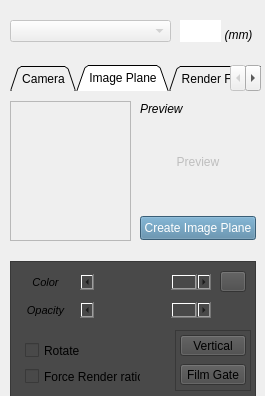
<?xml version="1.0" encoding="UTF-8"?>
<ui version="4.0">
 <class>MayaFramingHelper</class>
 <widget class="QMainWindow" name="MayaFramingHelper">
  <property name="enabled">
   <bool>true</bool>
  </property>
  <property name="geometry">
   <rect>
    <x>0</x>
    <y>0</y>
    <width>265</width>
    <height>396</height>
   </rect>
  </property>
  <property name="sizePolicy">
   <sizepolicy hsizetype="Fixed" vsizetype="Fixed">
    <horstretch>0</horstretch>
    <verstretch>0</verstretch>
   </sizepolicy>
  </property>
  <property name="windowTitle">
   <string>Framing Helper</string>
  </property>
  <property name="toolButtonStyle">
   <enum>Qt::ToolButtonIconOnly</enum>
  </property>
  <property name="dockOptions">
   <set>QMainWindow::AllowNestedDocks|QMainWindow::AllowTabbedDocks|QMainWindow::AnimatedDocks</set>
  </property>
  <property name="unifiedTitleAndToolBarOnMac">
   <bool>false</bool>
  </property>
  <widget class="QWidget" name="centralwidget">
   <property name="sizePolicy">
    <sizepolicy hsizetype="Fixed" vsizetype="Fixed">
     <horstretch>0</horstretch>
     <verstretch>0</verstretch>
    </sizepolicy>
   </property>
   <property name="font">
    <font>
     <weight>50</weight>
     <bold>false</bold>
    </font>
   </property>
   <property name="autoFillBackground">
    <bool>true</bool>
   </property>
   <widget class="QComboBox" name="listCam">
    <property name="enabled">
     <bool>false</bool>
    </property>
    <property name="geometry">
     <rect>
      <x>10</x>
      <y>20</y>
      <width>161</width>
      <height>22</height>
     </rect>
    </property>
    <property name="font">
     <font>
      <pointsize>9</pointsize>
      <weight>75</weight>
      <bold>true</bold>
     </font>
    </property>
    <property name="toolTip">
     <string>Choose the camera you want to edit</string>
    </property>
    <property name="layoutDirection">
     <enum>Qt::LeftToRight</enum>
    </property>
    <property name="currentIndex">
     <number>-1</number>
    </property>
    <property name="sizeAdjustPolicy">
     <enum>QComboBox::AdjustToMinimumContentsLength</enum>
    </property>
    <property name="frame">
     <bool>true</bool>
    </property>
   </widget>
   <widget class="QTabWidget" name="tabWidget">
    <property name="enabled">
     <bool>true</bool>
    </property>
    <property name="geometry">
     <rect>
      <x>10</x>
      <y>65</y>
      <width>251</width>
      <height>331</height>
     </rect>
    </property>
    <property name="sizePolicy">
     <sizepolicy hsizetype="Preferred" vsizetype="Preferred">
      <horstretch>0</horstretch>
      <verstretch>0</verstretch>
     </sizepolicy>
    </property>
    <property name="tabPosition">
     <enum>QTabWidget::North</enum>
    </property>
    <property name="tabShape">
     <enum>QTabWidget::Triangular</enum>
    </property>
    <property name="currentIndex">
     <number>1</number>
    </property>
    <property name="iconSize">
     <size>
      <width>18</width>
      <height>18</height>
     </size>
    </property>
    <property name="elideMode">
     <enum>Qt::ElideNone</enum>
    </property>
    <property name="documentMode">
     <bool>true</bool>
    </property>
    <widget class="QWidget" name="tab">
     <attribute name="title">
      <string>Camera</string>
     </attribute>
     <widget class="QFrame" name="frame_3">
      <property name="geometry">
       <rect>
        <x>0</x>
        <y>138</y>
        <width>246</width>
        <height>101</height>
       </rect>
      </property>
      <property name="autoFillBackground">
       <bool>false</bool>
      </property>
      <property name="styleSheet">
       <string notr="true">background-color: rgb(73, 73, 73);</string>
      </property>
      <property name="frameShape">
       <enum>QFrame::StyledPanel</enum>
      </property>
      <property name="frameShadow">
       <enum>QFrame::Raised</enum>
      </property>
      <widget class="QWidget" name="layoutWidget">
       <property name="geometry">
        <rect>
         <x>13</x>
         <y>37</y>
         <width>221</width>
         <height>61</height>
        </rect>
       </property>
       <layout class="QGridLayout" name="gridLayout_2">
        <property name="sizeConstraint">
         <enum>QLayout::SetMinAndMaxSize</enum>
        </property>
        <property name="horizontalSpacing">
         <number>6</number>
        </property>
        <property name="verticalSpacing">
         <number>8</number>
        </property>
        <item row="0" column="0">
         <widget class="QPushButton" name="pushButton12">
          <property name="enabled">
           <bool>true</bool>
          </property>
          <property name="minimumSize">
           <size>
            <width>39</width>
            <height>19</height>
           </size>
          </property>
          <property name="font">
           <font>
            <pointsize>7</pointsize>
            <weight>75</weight>
            <bold>true</bold>
            <underline>false</underline>
            <strikeout>false</strikeout>
           </font>
          </property>
          <property name="autoFillBackground">
           <bool>false</bool>
          </property>
          <property name="styleSheet">
           <string notr="true">background-color: rgb(55, 55, 55);</string>
          </property>
          <property name="text">
           <string>12</string>
          </property>
          <property name="flat">
           <bool>false</bool>
          </property>
         </widget>
        </item>
        <item row="0" column="1">
         <widget class="QPushButton" name="pushButton24">
          <property name="enabled">
           <bool>true</bool>
          </property>
          <property name="minimumSize">
           <size>
            <width>39</width>
            <height>19</height>
           </size>
          </property>
          <property name="font">
           <font>
            <pointsize>7</pointsize>
            <weight>75</weight>
            <bold>true</bold>
           </font>
          </property>
          <property name="autoFillBackground">
           <bool>false</bool>
          </property>
          <property name="styleSheet">
           <string notr="true">background-color: rgb(55, 55, 55);</string>
          </property>
          <property name="text">
           <string>24</string>
          </property>
          <property name="flat">
           <bool>false</bool>
          </property>
         </widget>
        </item>
        <item row="0" column="2">
         <widget class="QPushButton" name="pushButton35">
          <property name="enabled">
           <bool>true</bool>
          </property>
          <property name="minimumSize">
           <size>
            <width>39</width>
            <height>19</height>
           </size>
          </property>
          <property name="font">
           <font>
            <pointsize>7</pointsize>
            <weight>75</weight>
            <bold>true</bold>
           </font>
          </property>
          <property name="autoFillBackground">
           <bool>false</bool>
          </property>
          <property name="styleSheet">
           <string notr="true">background-color: rgb(55, 55, 55);</string>
          </property>
          <property name="text">
           <string>35</string>
          </property>
          <property name="flat">
           <bool>false</bool>
          </property>
         </widget>
        </item>
        <item row="0" column="4">
         <widget class="QPushButton" name="pushButton85">
          <property name="enabled">
           <bool>true</bool>
          </property>
          <property name="minimumSize">
           <size>
            <width>39</width>
            <height>19</height>
           </size>
          </property>
          <property name="font">
           <font>
            <pointsize>7</pointsize>
            <weight>75</weight>
            <bold>true</bold>
           </font>
          </property>
          <property name="autoFillBackground">
           <bool>false</bool>
          </property>
          <property name="styleSheet">
           <string>background-color: rgb(55, 55, 55);</string>
          </property>
          <property name="text">
           <string>85</string>
          </property>
          <property name="flat">
           <bool>false</bool>
          </property>
         </widget>
        </item>
        <item row="0" column="3">
         <widget class="QPushButton" name="pushButton50">
          <property name="enabled">
           <bool>true</bool>
          </property>
          <property name="minimumSize">
           <size>
            <width>39</width>
            <height>19</height>
           </size>
          </property>
          <property name="font">
           <font>
            <pointsize>7</pointsize>
            <weight>75</weight>
            <bold>true</bold>
           </font>
          </property>
          <property name="autoFillBackground">
           <bool>false</bool>
          </property>
          <property name="styleSheet">
           <string notr="true">background-color: rgb(55, 55, 55);</string>
          </property>
          <property name="text">
           <string>50</string>
          </property>
          <property name="flat">
           <bool>false</bool>
          </property>
         </widget>
        </item>
        <item row="1" column="1">
         <widget class="QPushButton" name="pushButton135">
          <property name="enabled">
           <bool>true</bool>
          </property>
          <property name="minimumSize">
           <size>
            <width>39</width>
            <height>19</height>
           </size>
          </property>
          <property name="font">
           <font>
            <pointsize>7</pointsize>
            <weight>75</weight>
            <bold>true</bold>
           </font>
          </property>
          <property name="autoFillBackground">
           <bool>false</bool>
          </property>
          <property name="styleSheet">
           <string notr="true">background-color: rgb(55, 55, 55);</string>
          </property>
          <property name="text">
           <string>135</string>
          </property>
          <property name="flat">
           <bool>false</bool>
          </property>
         </widget>
        </item>
        <item row="1" column="0">
         <widget class="QPushButton" name="pushButton100">
          <property name="enabled">
           <bool>true</bool>
          </property>
          <property name="minimumSize">
           <size>
            <width>39</width>
            <height>19</height>
           </size>
          </property>
          <property name="font">
           <font>
            <pointsize>7</pointsize>
            <weight>75</weight>
            <bold>true</bold>
           </font>
          </property>
          <property name="autoFillBackground">
           <bool>false</bool>
          </property>
          <property name="styleSheet">
           <string notr="true">background-color: rgb(55, 55, 55);</string>
          </property>
          <property name="text">
           <string>100</string>
          </property>
          <property name="flat">
           <bool>false</bool>
          </property>
         </widget>
        </item>
        <item row="1" column="2">
         <widget class="QPushButton" name="pushButton150">
          <property name="enabled">
           <bool>true</bool>
          </property>
          <property name="minimumSize">
           <size>
            <width>39</width>
            <height>19</height>
           </size>
          </property>
          <property name="font">
           <font>
            <pointsize>7</pointsize>
            <weight>75</weight>
            <bold>true</bold>
           </font>
          </property>
          <property name="autoFillBackground">
           <bool>false</bool>
          </property>
          <property name="styleSheet">
           <string notr="true">background-color: rgb(55, 55, 55);</string>
          </property>
          <property name="text">
           <string>150</string>
          </property>
          <property name="flat">
           <bool>false</bool>
          </property>
         </widget>
        </item>
        <item row="1" column="3">
         <widget class="QPushButton" name="pushButton175">
          <property name="enabled">
           <bool>true</bool>
          </property>
          <property name="minimumSize">
           <size>
            <width>39</width>
            <height>19</height>
           </size>
          </property>
          <property name="font">
           <font>
            <pointsize>7</pointsize>
            <weight>75</weight>
            <bold>true</bold>
           </font>
          </property>
          <property name="autoFillBackground">
           <bool>false</bool>
          </property>
          <property name="styleSheet">
           <string notr="true">background-color: rgb(55, 55, 55);</string>
          </property>
          <property name="text">
           <string>175</string>
          </property>
          <property name="flat">
           <bool>false</bool>
          </property>
         </widget>
        </item>
        <item row="1" column="4">
         <widget class="QPushButton" name="pushButton200">
          <property name="enabled">
           <bool>true</bool>
          </property>
          <property name="minimumSize">
           <size>
            <width>39</width>
            <height>19</height>
           </size>
          </property>
          <property name="font">
           <font>
            <pointsize>7</pointsize>
            <weight>75</weight>
            <bold>true</bold>
           </font>
          </property>
          <property name="autoFillBackground">
           <bool>false</bool>
          </property>
          <property name="styleSheet">
           <string notr="true">background-color: rgb(55, 55, 55);</string>
          </property>
          <property name="text">
           <string>200</string>
          </property>
          <property name="flat">
           <bool>false</bool>
          </property>
         </widget>
        </item>
       </layout>
      </widget>
      <widget class="QLabel" name="overscan_3">
       <property name="geometry">
        <rect>
         <x>12</x>
         <y>6</y>
         <width>116</width>
         <height>16</height>
        </rect>
       </property>
       <property name="font">
        <font>
         <pointsize>9</pointsize>
         <weight>50</weight>
         <italic>true</italic>
         <bold>false</bold>
        </font>
       </property>
       <property name="text">
        <string>Focal Presets (mm)</string>
       </property>
       <property name="alignment">
        <set>Qt::AlignLeading|Qt::AlignLeft|Qt::AlignVCenter</set>
       </property>
      </widget>
     </widget>
     <widget class="QFrame" name="frame_2">
      <property name="geometry">
       <rect>
        <x>0</x>
        <y>250</y>
        <width>246</width>
        <height>56</height>
       </rect>
      </property>
      <property name="styleSheet">
       <string notr="true">background-color: rgb(73, 73, 73);</string>
      </property>
      <property name="frameShape">
       <enum>QFrame::StyledPanel</enum>
      </property>
      <property name="frameShadow">
       <enum>QFrame::Raised</enum>
      </property>
      <widget class="QScrollBar" name="overScan">
       <property name="geometry">
        <rect>
         <x>10</x>
         <y>30</y>
         <width>226</width>
         <height>16</height>
        </rect>
       </property>
       <property name="sizePolicy">
        <sizepolicy hsizetype="Minimum" vsizetype="Minimum">
         <horstretch>0</horstretch>
         <verstretch>0</verstretch>
        </sizepolicy>
       </property>
       <property name="autoFillBackground">
        <bool>false</bool>
       </property>
       <property name="minimum">
        <number>-99</number>
       </property>
       <property name="orientation">
        <enum>Qt::Horizontal</enum>
       </property>
       <property name="invertedAppearance">
        <bool>false</bool>
       </property>
       <property name="invertedControls">
        <bool>true</bool>
       </property>
      </widget>
      <widget class="QLabel" name="overscan">
       <property name="geometry">
        <rect>
         <x>12</x>
         <y>6</y>
         <width>51</width>
         <height>16</height>
        </rect>
       </property>
       <property name="font">
        <font>
         <pointsize>9</pointsize>
         <weight>50</weight>
         <italic>true</italic>
         <bold>false</bold>
        </font>
       </property>
       <property name="text">
        <string>Overscan</string>
       </property>
       <property name="alignment">
        <set>Qt::AlignLeading|Qt::AlignLeft|Qt::AlignVCenter</set>
       </property>
      </widget>
      <widget class="QCheckBox" name="showFrustum">
       <property name="enabled">
        <bool>true</bool>
       </property>
       <property name="geometry">
        <rect>
         <x>174</x>
         <y>5</y>
         <width>71</width>
         <height>20</height>
        </rect>
       </property>
       <property name="font">
        <font>
         <pointsize>9</pointsize>
         <weight>50</weight>
         <bold>false</bold>
        </font>
       </property>
       <property name="text">
        <string>Frustum</string>
       </property>
       <property name="checked">
        <bool>false</bool>
       </property>
      </widget>
     </widget>
     <widget class="QFrame" name="frame">
      <property name="geometry">
       <rect>
        <x>0</x>
        <y>10</y>
        <width>246</width>
        <height>116</height>
       </rect>
      </property>
      <property name="styleSheet">
       <string notr="true">background-color: rgb(73, 73, 73);</string>
      </property>
      <property name="frameShape">
       <enum>QFrame::StyledPanel</enum>
      </property>
      <property name="frameShadow">
       <enum>QFrame::Raised</enum>
      </property>
      <widget class="QPushButton" name="showManip">
       <property name="enabled">
        <bool>false</bool>
       </property>
       <property name="geometry">
        <rect>
         <x>98</x>
         <y>60</y>
         <width>51</width>
         <height>21</height>
        </rect>
       </property>
       <property name="font">
        <font>
         <weight>75</weight>
         <bold>true</bold>
        </font>
       </property>
       <property name="toolTip">
        <string>Display the distance target, you should place it where you want the dolly effect should occur.</string>
       </property>
       <property name="styleSheet">
        <string notr="true">color: rgb(81, 132, 165);</string>
       </property>
       <property name="text">
        <string>Target</string>
       </property>
       <property name="checkable">
        <bool>true</bool>
       </property>
       <property name="checked">
        <bool>false</bool>
       </property>
       <property name="autoDefault">
        <bool>false</bool>
       </property>
       <property name="flat">
        <bool>false</bool>
       </property>
      </widget>
      <widget class="QScrollBar" name="focalLength">
       <property name="geometry">
        <rect>
         <x>12</x>
         <y>32</y>
         <width>221</width>
         <height>16</height>
        </rect>
       </property>
       <property name="maximumSize">
        <size>
         <width>16777215</width>
         <height>16</height>
        </size>
       </property>
       <property name="font">
        <font>
         <weight>50</weight>
         <bold>false</bold>
         <strikeout>false</strikeout>
         <kerning>false</kerning>
        </font>
       </property>
       <property name="focusPolicy">
        <enum>Qt::WheelFocus</enum>
       </property>
       <property name="minimum">
        <number>8</number>
       </property>
       <property name="maximum">
        <number>250</number>
       </property>
       <property name="pageStep">
        <number>1</number>
       </property>
       <property name="value">
        <number>35</number>
       </property>
       <property name="orientation">
        <enum>Qt::Horizontal</enum>
       </property>
       <property name="invertedAppearance">
        <bool>false</bool>
       </property>
       <property name="invertedControls">
        <bool>true</bool>
       </property>
      </widget>
      <widget class="QCheckBox" name="dollyZoomCheckBox">
       <property name="enabled">
        <bool>true</bool>
       </property>
       <property name="geometry">
        <rect>
         <x>12</x>
         <y>60</y>
         <width>91</width>
         <height>20</height>
        </rect>
       </property>
       <property name="font">
        <font>
         <pointsize>9</pointsize>
         <weight>50</weight>
         <bold>false</bold>
        </font>
       </property>
       <property name="layoutDirection">
        <enum>Qt::LeftToRight</enum>
       </property>
       <property name="text">
        <string>Dolly Zoom</string>
       </property>
       <property name="checked">
        <bool>false</bool>
       </property>
      </widget>
      <widget class="QLabel" name="overscan_4">
       <property name="geometry">
        <rect>
         <x>12</x>
         <y>6</y>
         <width>116</width>
         <height>16</height>
        </rect>
       </property>
       <property name="font">
        <font>
         <pointsize>9</pointsize>
         <weight>50</weight>
         <italic>true</italic>
         <bold>false</bold>
        </font>
       </property>
       <property name="text">
        <string>Focal (mm)</string>
       </property>
       <property name="alignment">
        <set>Qt::AlignLeading|Qt::AlignLeft|Qt::AlignVCenter</set>
       </property>
      </widget>
      <widget class="QCheckBox" name="tumbleTool">
       <property name="enabled">
        <bool>true</bool>
       </property>
       <property name="geometry">
        <rect>
         <x>12</x>
         <y>85</y>
         <width>61</width>
         <height>20</height>
        </rect>
       </property>
       <property name="font">
        <font>
         <pointsize>9</pointsize>
         <weight>50</weight>
         <bold>false</bold>
        </font>
       </property>
       <property name="toolTip">
        <string>The camera will orbit around the vertex/face where you the mouse pointer is.</string>
       </property>
       <property name="layoutDirection">
        <enum>Qt::LeftToRight</enum>
       </property>
       <property name="text">
        <string>Tumble</string>
       </property>
       <property name="checked">
        <bool>false</bool>
       </property>
      </widget>
      <zorder>focalLength</zorder>
      <zorder>dollyZoomCheckBox</zorder>
      <zorder>showManip</zorder>
      <zorder>overscan_4</zorder>
      <zorder>tumbleTool</zorder>
     </widget>
    </widget>
    <widget class="QWidget" name="tab_2">
     <attribute name="title">
      <string>Image Plane</string>
     </attribute>
     <widget class="QFrame" name="imagePlaneFrame">
      <property name="enabled">
       <bool>true</bool>
      </property>
      <property name="geometry">
       <rect>
        <x>0</x>
        <y>170</y>
        <width>246</width>
        <height>136</height>
       </rect>
      </property>
      <property name="styleSheet">
       <string notr="true">background-color: rgb(73, 73, 73);</string>
      </property>
      <property name="frameShape">
       <enum>QFrame::StyledPanel</enum>
      </property>
      <property name="frameShadow">
       <enum>QFrame::Raised</enum>
      </property>
      <widget class="QCheckBox" name="rotateButton">
       <property name="enabled">
        <bool>true</bool>
       </property>
       <property name="geometry">
        <rect>
         <x>15</x>
         <y>80</y>
         <width>58</width>
         <height>19</height>
        </rect>
       </property>
       <property name="text">
        <string>Rotate</string>
       </property>
       <property name="autoExclusive">
        <bool>false</bool>
       </property>
      </widget>
      <widget class="QCheckBox" name="aspectRatio">
       <property name="enabled">
        <bool>true</bool>
       </property>
       <property name="geometry">
        <rect>
         <x>15</x>
         <y>105</y>
         <width>116</width>
         <height>21</height>
        </rect>
       </property>
       <property name="toolTip">
        <string>Keep Aspect Ratio of the imagePlane (should be disabled for Golden Ratio)</string>
       </property>
       <property name="text">
        <string>Force Render ratio</string>
       </property>
       <property name="checked">
        <bool>false</bool>
       </property>
       <property name="autoExclusive">
        <bool>false</bool>
       </property>
      </widget>
      <widget class="QScrollBar" name="colorOffset">
       <property name="geometry">
        <rect>
         <x>70</x>
         <y>13</y>
         <width>131</width>
         <height>16</height>
        </rect>
       </property>
       <property name="sizePolicy">
        <sizepolicy hsizetype="Minimum" vsizetype="Minimum">
         <horstretch>0</horstretch>
         <verstretch>0</verstretch>
        </sizepolicy>
       </property>
       <property name="minimumSize">
        <size>
         <width>0</width>
         <height>12</height>
        </size>
       </property>
       <property name="maximum">
        <number>100</number>
       </property>
       <property name="value">
        <number>100</number>
       </property>
       <property name="orientation">
        <enum>Qt::Horizontal</enum>
       </property>
       <property name="invertedAppearance">
        <bool>false</bool>
       </property>
      </widget>
      <widget class="QScrollBar" name="alphaGain">
       <property name="geometry">
        <rect>
         <x>70</x>
         <y>41</y>
         <width>131</width>
         <height>16</height>
        </rect>
       </property>
       <property name="sizePolicy">
        <sizepolicy hsizetype="Minimum" vsizetype="Minimum">
         <horstretch>0</horstretch>
         <verstretch>0</verstretch>
        </sizepolicy>
       </property>
       <property name="minimumSize">
        <size>
         <width>0</width>
         <height>12</height>
        </size>
       </property>
       <property name="maximum">
        <number>100</number>
       </property>
       <property name="value">
        <number>100</number>
       </property>
       <property name="orientation">
        <enum>Qt::Horizontal</enum>
       </property>
       <property name="invertedAppearance">
        <bool>false</bool>
       </property>
      </widget>
      <widget class="QLabel" name="opacity_2">
       <property name="geometry">
        <rect>
         <x>10</x>
         <y>41</y>
         <width>51</width>
         <height>16</height>
        </rect>
       </property>
       <property name="font">
        <font>
         <pointsize>8</pointsize>
         <weight>50</weight>
         <italic>true</italic>
         <bold>false</bold>
        </font>
       </property>
       <property name="text">
        <string>Opacity</string>
       </property>
       <property name="alignment">
        <set>Qt::AlignCenter</set>
       </property>
      </widget>
      <widget class="QFrame" name="frame_4">
       <property name="geometry">
        <rect>
         <x>165</x>
         <y>69</y>
         <width>76</width>
         <height>61</height>
        </rect>
       </property>
       <property name="frameShape">
        <enum>QFrame::StyledPanel</enum>
       </property>
       <property name="frameShadow">
        <enum>QFrame::Raised</enum>
       </property>
       <widget class="QPushButton" name="gate">
        <property name="enabled">
         <bool>true</bool>
        </property>
        <property name="geometry">
         <rect>
          <x>5</x>
          <y>34</y>
          <width>66</width>
          <height>21</height>
         </rect>
        </property>
        <property name="sizePolicy">
         <sizepolicy hsizetype="Preferred" vsizetype="Fixed">
          <horstretch>0</horstretch>
          <verstretch>0</verstretch>
         </sizepolicy>
        </property>
        <property name="maximumSize">
         <size>
          <width>140</width>
          <height>16777215</height>
         </size>
        </property>
        <property name="text">
         <string>Film Gate</string>
        </property>
        <property name="checkable">
         <bool>true</bool>
        </property>
        <property name="checked">
         <bool>false</bool>
        </property>
       </widget>
       <widget class="QPushButton" name="fit">
        <property name="enabled">
         <bool>true</bool>
        </property>
        <property name="geometry">
         <rect>
          <x>5</x>
          <y>5</y>
          <width>66</width>
          <height>21</height>
         </rect>
        </property>
        <property name="sizePolicy">
         <sizepolicy hsizetype="Preferred" vsizetype="Fixed">
          <horstretch>0</horstretch>
          <verstretch>0</verstretch>
         </sizepolicy>
        </property>
        <property name="maximumSize">
         <size>
          <width>140</width>
          <height>16777215</height>
         </size>
        </property>
        <property name="text">
         <string>Vertical</string>
        </property>
        <property name="checkable">
         <bool>true</bool>
        </property>
       </widget>
      </widget>
      <widget class="QLabel" name="opacity_3">
       <property name="geometry">
        <rect>
         <x>10</x>
         <y>13</y>
         <width>51</width>
         <height>16</height>
        </rect>
       </property>
       <property name="font">
        <font>
         <pointsize>8</pointsize>
         <weight>50</weight>
         <italic>true</italic>
         <bold>false</bold>
        </font>
       </property>
       <property name="text">
        <string>Color</string>
       </property>
       <property name="alignment">
        <set>Qt::AlignCenter</set>
       </property>
      </widget>
      <widget class="QPushButton" name="pushColor">
       <property name="geometry">
        <rect>
         <x>210</x>
         <y>10</y>
         <width>26</width>
         <height>21</height>
        </rect>
       </property>
       <property name="font">
        <font>
         <pointsize>9</pointsize>
         <weight>50</weight>
         <italic>true</italic>
         <bold>false</bold>
        </font>
       </property>
       <property name="text">
        <string/>
       </property>
      </widget>
      <zorder>frame_4</zorder>
      <zorder>rotateButton</zorder>
      <zorder>aspectRatio</zorder>
      <zorder>colorOffset</zorder>
      <zorder>alphaGain</zorder>
      <zorder>opacity_2</zorder>
      <zorder>opacity_3</zorder>
      <zorder>pushColor</zorder>
     </widget>
     <widget class="QLabel" name="overscan_2">
      <property name="geometry">
       <rect>
        <x>130</x>
        <y>10</y>
        <width>51</width>
        <height>16</height>
       </rect>
      </property>
      <property name="font">
       <font>
        <pointsize>9</pointsize>
        <weight>50</weight>
        <italic>true</italic>
        <bold>false</bold>
       </font>
      </property>
      <property name="text">
       <string>Preview</string>
      </property>
      <property name="alignment">
       <set>Qt::AlignLeading|Qt::AlignLeft|Qt::AlignVCenter</set>
      </property>
     </widget>
     <widget class="QPushButton" name="pb_create">
      <property name="enabled">
       <bool>true</bool>
      </property>
      <property name="geometry">
       <rect>
        <x>130</x>
        <y>125</y>
        <width>116</width>
        <height>24</height>
       </rect>
      </property>
      <property name="font">
       <font>
        <pointsize>9</pointsize>
        <weight>50</weight>
        <italic>false</italic>
        <bold>false</bold>
       </font>
      </property>
      <property name="styleSheet">
       <string notr="true">background-color: rgb(81, 132, 165);
color: rgb(255, 255, 255);</string>
      </property>
      <property name="text">
       <string>Create Image Plane</string>
      </property>
      <property name="checkable">
       <bool>false</bool>
      </property>
     </widget>
     <widget class="QLabel" name="preview">
      <property name="enabled">
       <bool>false</bool>
      </property>
      <property name="geometry">
       <rect>
        <x>130</x>
        <y>35</y>
        <width>116</width>
        <height>71</height>
       </rect>
      </property>
      <property name="sizePolicy">
       <sizepolicy hsizetype="Expanding" vsizetype="Expanding">
        <horstretch>0</horstretch>
        <verstretch>0</verstretch>
       </sizepolicy>
      </property>
      <property name="minimumSize">
       <size>
        <width>0</width>
        <height>0</height>
       </size>
      </property>
      <property name="frameShape">
       <enum>QFrame::NoFrame</enum>
      </property>
      <property name="frameShadow">
       <enum>QFrame::Plain</enum>
      </property>
      <property name="text">
       <string>Preview</string>
      </property>
      <property name="scaledContents">
       <bool>true</bool>
      </property>
      <property name="alignment">
       <set>Qt::AlignCenter</set>
      </property>
      <property name="wordWrap">
       <bool>true</bool>
      </property>
     </widget>
     <widget class="QListWidget" name="listPic">
      <property name="enabled">
       <bool>false</bool>
      </property>
      <property name="geometry">
       <rect>
        <x>0</x>
        <y>10</y>
        <width>121</width>
        <height>140</height>
       </rect>
      </property>
      <property name="sizePolicy">
       <sizepolicy hsizetype="Expanding" vsizetype="Expanding">
        <horstretch>0</horstretch>
        <verstretch>0</verstretch>
       </sizepolicy>
      </property>
      <property name="minimumSize">
       <size>
        <width>0</width>
        <height>0</height>
       </size>
      </property>
      <property name="maximumSize">
       <size>
        <width>16777215</width>
        <height>16777215</height>
       </size>
      </property>
      <property name="lineWidth">
       <number>5</number>
      </property>
      <property name="viewMode">
       <enum>QListView::ListMode</enum>
      </property>
     </widget>
     <zorder>overscan_2</zorder>
     <zorder>pb_create</zorder>
     <zorder>preview</zorder>
     <zorder>listPic</zorder>
     <zorder>imagePlaneFrame</zorder>
    </widget>
    <widget class="QWidget" name="tab_3">
     <attribute name="title">
      <string>Render Format</string>
     </attribute>
     <widget class="QWidget" name="formLayoutWidget">
      <property name="geometry">
       <rect>
        <x>35</x>
        <y>100</y>
        <width>181</width>
        <height>101</height>
       </rect>
      </property>
      <layout class="QVBoxLayout" name="verticalLayout">
       <item>
        <widget class="QCheckBox" name="hdFormat">
         <property name="sizePolicy">
          <sizepolicy hsizetype="Expanding" vsizetype="Fixed">
           <horstretch>0</horstretch>
           <verstretch>0</verstretch>
          </sizepolicy>
         </property>
         <property name="text">
          <string>HD 1.77 1920x1080</string>
         </property>
         <property name="autoExclusive">
          <bool>true</bool>
         </property>
        </widget>
       </item>
       <item>
        <widget class="QCheckBox" name="flatFormat">
         <property name="sizePolicy">
          <sizepolicy hsizetype="Expanding" vsizetype="Fixed">
           <horstretch>0</horstretch>
           <verstretch>0</verstretch>
          </sizepolicy>
         </property>
         <property name="text">
          <string>FLAT 1.85 (1998x1080)</string>
         </property>
         <property name="autoExclusive">
          <bool>true</bool>
         </property>
        </widget>
       </item>
       <item>
        <widget class="QCheckBox" name="scopeFormat">
         <property name="sizePolicy">
          <sizepolicy hsizetype="Expanding" vsizetype="Fixed">
           <horstretch>0</horstretch>
           <verstretch>0</verstretch>
          </sizepolicy>
         </property>
         <property name="text">
          <string>SCOPE 2.39 (2048x858)</string>
         </property>
         <property name="autoExclusive">
          <bool>true</bool>
         </property>
        </widget>
       </item>
      </layout>
     </widget>
     <widget class="QFrame" name="frame_5">
      <property name="geometry">
       <rect>
        <x>0</x>
        <y>80</y>
        <width>246</width>
        <height>141</height>
       </rect>
      </property>
      <property name="styleSheet">
       <string notr="true">background-color: rgb(73, 73, 73);</string>
      </property>
      <property name="frameShape">
       <enum>QFrame::StyledPanel</enum>
      </property>
      <property name="frameShadow">
       <enum>QFrame::Raised</enum>
      </property>
     </widget>
     <zorder>frame_5</zorder>
     <zorder>formLayoutWidget</zorder>
    </widget>
   </widget>
   <widget class="QLineEdit" name="focalLengthValue">
    <property name="geometry">
     <rect>
      <x>180</x>
      <y>20</y>
      <width>41</width>
      <height>22</height>
     </rect>
    </property>
    <property name="font">
     <font>
      <weight>75</weight>
      <bold>true</bold>
     </font>
    </property>
    <property name="frame">
     <bool>false</bool>
    </property>
    <property name="alignment">
     <set>Qt::AlignCenter</set>
    </property>
    <property name="clearButtonEnabled">
     <bool>false</bool>
    </property>
   </widget>
   <widget class="QLabel" name="label">
    <property name="geometry">
     <rect>
      <x>218</x>
      <y>24</y>
      <width>41</width>
      <height>21</height>
     </rect>
    </property>
    <property name="font">
     <font>
      <pointsize>9</pointsize>
      <italic>true</italic>
     </font>
    </property>
    <property name="text">
     <string>(mm)</string>
    </property>
    <property name="alignment">
     <set>Qt::AlignCenter</set>
    </property>
   </widget>
   <widget class="QLineEdit" name="imagePlane">
    <property name="enabled">
     <bool>false</bool>
    </property>
    <property name="geometry">
     <rect>
      <x>50</x>
      <y>270</y>
      <width>161</width>
      <height>21</height>
     </rect>
    </property>
    <property name="font">
     <font>
      <kerning>false</kerning>
     </font>
    </property>
    <property name="mouseTracking">
     <bool>false</bool>
    </property>
    <property name="focusPolicy">
     <enum>Qt::NoFocus</enum>
    </property>
    <property name="acceptDrops">
     <bool>false</bool>
    </property>
    <property name="frame">
     <bool>false</bool>
    </property>
   </widget>
   <zorder>imagePlane</zorder>
   <zorder>listCam</zorder>
   <zorder>tabWidget</zorder>
   <zorder>focalLengthValue</zorder>
   <zorder>label</zorder>
  </widget>
 </widget>
 <resources/>
 <connections/>
</ui>
